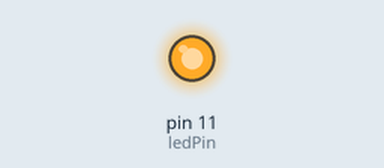
The sketch below on a simulated Arduino Uno, built with avr-gcc and run on an emulated ATmega328P. On the bench: output pins drawn as LEDs (lit = HIGH).

Above: at 0.2 s.
At 11.9 s:
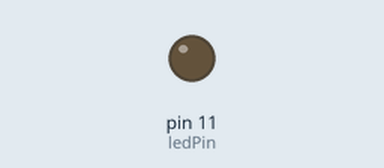
Timing chart, 0 to 17.4 s (numbered marks = the images above):
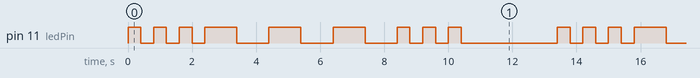

Measured:
- by itself, pin 11 (ledPin): repeats every 13.4 s: 2 × (LOW 0.40 s, HIGH 0.40 s), LOW 0.40 s, 3 × (HIGH 1.0 s, LOW 1.0 s), 2 × (HIGH 0.40 s, LOW 0.40 s), HIGH 0.40 s, LOW 3.0 s, HIGH 0.40 s
- by itself, everything shown: repeats every 13.4 s, in 18 steps

The sketch:

Arduino-Variables.ino
```cpp
//Variables
int ledPin = 11;
int del1 = 400;
int del2 = 1000;
int del3 = 3000;


void setup() {
  // put your setup code here, to run once:
  pinMode(ledPin, OUTPUT);
}

void loop() {
  // put your main code here, to run repeatedly:
  digitalWrite(ledPin, HIGH);
  delay(del1);
  digitalWrite(ledPin, LOW);
  delay(del1);
  digitalWrite(ledPin, HIGH);
  delay(del1);
  digitalWrite(ledPin, LOW);
  delay(del1);
  digitalWrite(ledPin, HIGH);
  delay(del1);
  digitalWrite(ledPin, LOW);
  delay(del1);

  digitalWrite(ledPin, HIGH);
  delay(del2);
  digitalWrite(ledPin, LOW);
  delay(del2);
  digitalWrite(ledPin, HIGH);
  delay(del2);
  digitalWrite(ledPin, LOW);
  delay(del2);
  digitalWrite(ledPin, HIGH);
  delay(del2);
  digitalWrite(ledPin, LOW);
  delay(del2);

  digitalWrite(ledPin, HIGH);
  delay(del1);
  digitalWrite(ledPin, LOW);
  delay(del1);
  digitalWrite(ledPin, HIGH);
  delay(del1);
  digitalWrite(ledPin, LOW);
  delay(del1);
  digitalWrite(ledPin, HIGH);
  delay(del1);
  digitalWrite(ledPin, LOW);
  delay(del3);
}
```
